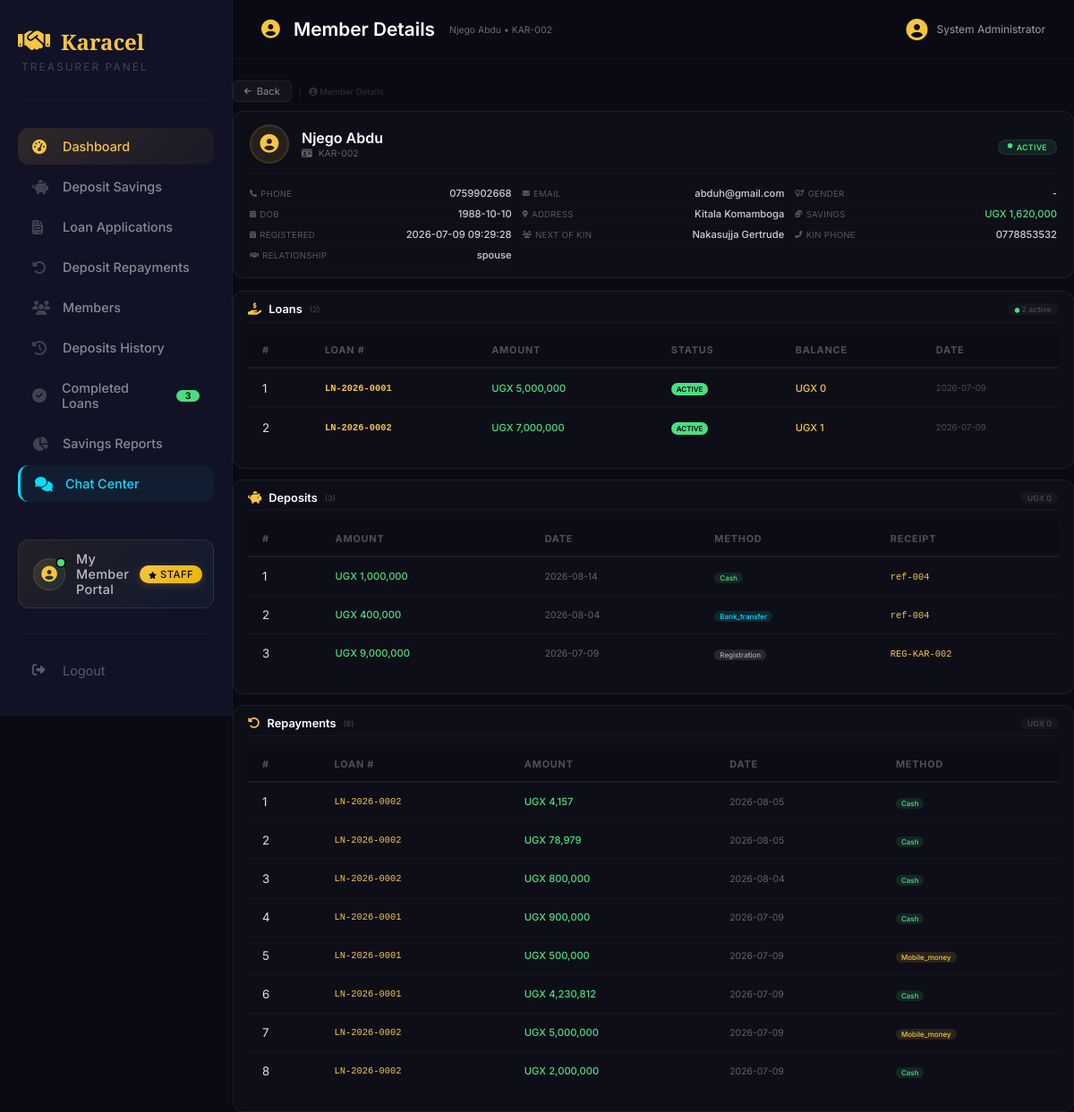
The page /treasurer/members/view/4 (signed in) on the database as committed earlier.
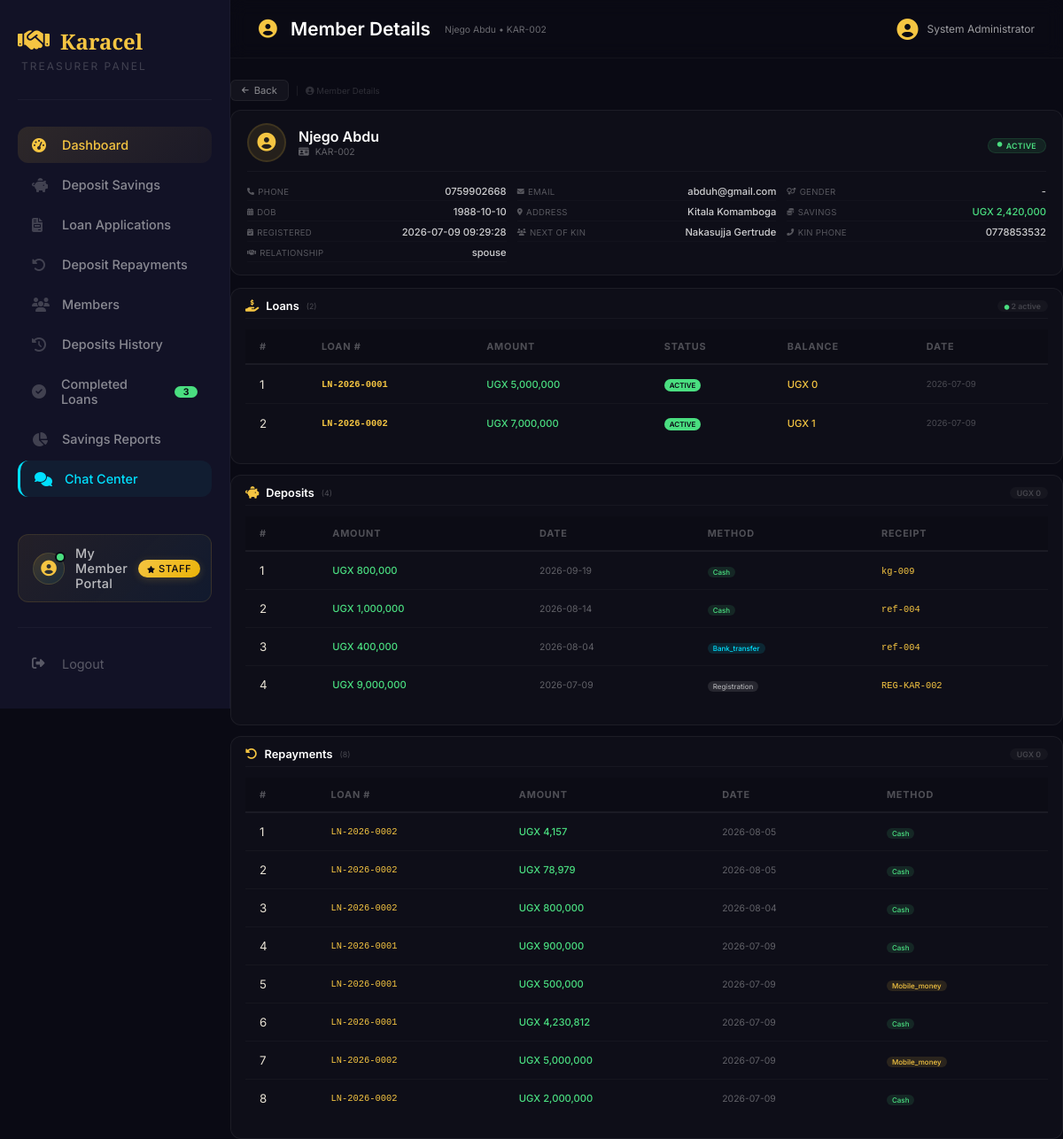
The same page on the database as committed later.
### tables this page shows
CREATE TABLE users (
        id INTEGER PRIMARY KEY AUTOINCREMENT,
        full_name TEXT NOT NULL,
        gender TEXT,
        dob TEXT,
        sacco_number TEXT UNIQUE NOT NULL,
        email TEXT,
        phone TEXT,
        address TEXT,
        password TEXT NOT NULL,
        role TEXT DEFAULT 'member',
        status TEXT DEFAULT 'active',
        savings_balance REAL DEFAULT 0,
        next_of_kin_name TEXT,
        relationship TEXT,
        next_of_kin_phone TEXT,
        registration_date TIMESTAMP DEFAULT CURRENT_TIMESTAMP
    , kai_shares INTEGER DEFAULT 0, ks_shares INTEGER DEFAULT 0, kac_paid INTEGER DEFAULT 0, kac_paid_date TEXT, registration_fee_paid INTEGER DEFAULT 0, registration_fee_paid_date TEXT);

CREATE TABLE loans (
            id INTEGER PRIMARY KEY AUTOINCREMENT,
            loan_number TEXT UNIQUE NOT NULL,
            user_id INTEGER NOT NULL,
            amount REAL NOT NULL,
            interest_rate REAL NOT NULL,
            interest_amount REAL NOT NULL,
            total_repayment REAL NOT NULL,
            monthly_installment REAL NOT NULL,
            tenure INTEGER DEFAULT 3,
            purpose TEXT,
            repayment_plan TEXT,
            status TEXT DEFAULT 'pending',
            application_date TEXT NOT NULL,
            approved_date TEXT,
            disbursed_date TEXT,
            completed_date TEXT,
            rejected_date TEXT,
            rejection_reason TEXT,
            admin_rejection_reason TEXT,
            current_balance REAL DEFAULT 0,
            interest_accrued REAL DEFAULT 0,
            last_interest_date TEXT,
            months_overdue INTEGER DEFAULT 0,
            start_month INTEGER DEFAULT 0,
            end_month INTEGER DEFAULT 12,
            created_at TIMESTAMP DEFAULT CURRENT_TIMESTAMP, last_payment_date TEXT, last_payment_amount REAL DEFAULT 0, total_interest_accrued REAL DEFAULT 0, principal_paid REAL DEFAULT 0, interest_paid REAL DEFAULT 0, months_paid INTEGER DEFAULT 0, original_balance REAL DEFAULT 0, total_interest_calculated REAL DEFAULT 0, due_date TEXT, loan_start_date TEXT, loan_end_date TEXT, completion_date TEXT, disbursement_date TEXT, next_interest_date TEXT, payment_method TEXT, transaction_ref TEXT, notes TEXT, collateral TEXT, guarantor_required INTEGER DEFAULT 0, rejected_by TEXT, approved_by TEXT, approved_by_role TEXT, disbursed_by TEXT, disbursed_by_role TEXT, application_fee REAL DEFAULT 1000, application_fee_paid INTEGER DEFAULT 0, net_loan_amount REAL DEFAULT 0, loan_type TEXT DEFAULT "standard", disbursed_amount REAL DEFAULT 0, total_fees_paid REAL DEFAULT 0, total_penalties REAL DEFAULT 0, accrued_interest REAL DEFAULT 0, last_interest_applied_date TEXT, total_interest_charged REAL DEFAULT 0,
            FOREIGN KEY (user_id) REFERENCES users(id)
        );

CREATE TABLE savings_deposits (
            id INTEGER PRIMARY KEY AUTOINCREMENT,
            user_id INTEGER NOT NULL,
            amount REAL NOT NULL,
            deposit_date TEXT NOT NULL,
            payment_method TEXT,
            receipt_number TEXT,
            notes TEXT,
            created_at TIMESTAMP DEFAULT CURRENT_TIMESTAMP, reference TEXT, savings_type TEXT DEFAULT "KAI", shares INTEGER DEFAULT 0,
            FOREIGN KEY (user_id) REFERENCES users(id)
        );

CREATE TABLE repayments (
            id INTEGER PRIMARY KEY AUTOINCREMENT,
            loan_id INTEGER NOT NULL,
            user_id INTEGER NOT NULL,
            amount REAL NOT NULL,
            payment_date TEXT NOT NULL,
            payment_method TEXT,
            transaction_ref TEXT,
            status TEXT DEFAULT 'completed',
            created_at TIMESTAMP DEFAULT CURRENT_TIMESTAMP, interest_paid REAL DEFAULT 0, principal_paid REAL DEFAULT 0, balance_after REAL DEFAULT 0, notes TEXT,
            FOREIGN KEY (loan_id) REFERENCES loans(id),
            FOREIGN KEY (user_id) REFERENCES users(id)
        );

### app.py (the view)
@app.route("/treasurer/members/view/<int:user_id>")
def treasurer_member_details(user_id):
    if session.get("role") not in ["treasurer", "admin", "secretary", "chairperson"]:
        flash('Access denied', 'danger')
        return redirect("/login")
    db = get_db()
    db.row_factory = sqlite3.Row
    try:
        user = db.execute("""
            SELECT * FROM users WHERE id = ?
        """, (user_id,)).fetchone()
        if not user:
            flash('User not found', 'danger')
            return redirect(url_for('treasurer_dashboard'))
        loans = db.execute("""
            SELECT * FROM loans WHERE user_id = ? ORDER BY application_date DESC
        """, (user_id,)).fetchall()
        deposits = db.execute("""
            SELECT * FROM savings_deposits WHERE user_id = ? ORDER BY deposit_date DESC
        """, (user_id,)).fetchall()
        repayments = db.execute("""
            SELECT r.*, l.loan_number
            FROM repayments r
            JOIN loans l ON r.loan_id = l.id
            WHERE r.user_id = ?
            ORDER BY r.payment_date DESC
        """, (user_id,)).fetchall()
        completed_loans = db.execute("SELECT COUNT(*) FROM loans WHERE status = 'completed'").fetchone()[0]
        db.close()
        return render_template(
            "treasurer/member-details.html",
            member=user,
            loans=loans,
            deposits=deposits,
            repayments=repayments,
            completed_loans=completed_loans
        )
    except Exception as e:
        db.close()
        flash(f'Error: {str(e)}', 'danger')
        return redirect(url_for('treasurer_dashboard'))

### app.py (called while the page is built)
def get_db():
    conn = sqlite3.connect("sacco.db")
    conn.row_factory = sqlite3.Row
    return conn

@app.template_filter('sum')
def sum_filter(values, attribute=None):
    if not values:
        return 0
    if attribute:
        total = 0
        for item in values:
            if hasattr(item, attribute):
                total += getattr(item, attribute) or 0
        return total
    return sum(values) if values else 0

@app.context_processor
def inject_globals():
    from datetime import datetime
    completed_loans = 0
    try:
        if 'user_id' in session:
            role = session.get('role', '')
            if role in ['treasurer', 'admin', 'chairperson']:
                db = get_db()
                completed_loans = db.execute("SELECT COUNT(*) FROM loans WHERE status = 'completed'").fetchone()[0]
                db.close()
    except Exception as e:
        print(f"Error getting completed_loans: {e}")
    return {
        'now': datetime.now(),
        'completed_loans': completed_loans
    }

### templates/treasurer/member-details.html (shortened to what the changed rows need)
{% extends "treasurer/treasurer-base.html" %}
{% block content %}
<div class="app-bar">
    <div class="app-bar-left">
        <h2><i class="fas fa-user-circle"></i> Member Details</h2>
        <span id="appBarSubtitle" style="font-size:0.65rem;">{{ member.full_name }} • {{ member.sacco_number }}</span>
    </div>
</div>
<div class="member-profile-card">
    <div class="profile-header">
        <div class="profile-info">
            <h2>{{ member.full_name }}</h2>
            <p class="sacco-id">
                <i class="fas fa-id-card"></i> {{ member.sacco_number }}
            </p>
        </div>
        <div class="profile-status">
            <span class="status-badge-large
                {% if member.status == 'active' %}active
                {% elif member.status == 'suspended' %}suspended
                {% else %}inactive{% endif %}">
                <i class="fas fa-circle" style="font-size: 0.35rem;"></i>
                {{ member.status|upper if member.status else 'ACTIVE' }}
            </span>
        </div>
    </div>
    <div class="details-grid">
        <div class="detail-item">
            <span class="label"><i class="fas fa-phone"></i> Phone</span>
            <span class="value">{{ member.phone or '-' }}</span>
        </div>
        <div class="detail-item">
            <span class="label"><i class="fas fa-envelope"></i> Email</span>
            <span class="value">{{ member.email or '-' }}</span>
        </div>
        <div class="detail-item">
            <span class="label"><i class="fas fa-venus-mars"></i> Gender</span>
            <span class="value">{{ member.gender or '-' }}</span>
        </div>
        <div class="detail-item">
            <span class="label"><i class="fas fa-calendar-alt"></i> DOB</span>
            <span class="value">{{ member.dob or '-' }}</span>
        </div>
        <div class="detail-item">
            <span class="label"><i class="fas fa-map-marker-alt"></i> Address</span>
            <span class="value">{{ member.address or '-' }}</span>
        </div>
        <div class="detail-item">
            <span class="label"><i class="fas fa-coins"></i> Savings</span>
            <span class="value success">UGX {{ "{:,.0f}".format(member.savings_balance or 0) }}</span>
        </div>
        <div class="detail-item">
            <span class="label"><i class="fas fa-calendar-check"></i> Registered</span>
            <span class="value">{{ member.registration_date or '-' }}</span>
        </div>
        <div class="detail-item">
            <span class="label"><i class="fas fa-users"></i> Next of Kin</span>
            <span class="value">{{ member.next_of_kin_name or '-' }}</span>
        </div>
        <div class="detail-item">
            <span class="label"><i class="fas fa-phone-alt"></i> Kin Phone</span>
            <span class="value">{{ member.next_of_kin_phone or '-' }}</span>
        </div>
        <div class="detail-item">
            <span class="label"><i class="fas fa-handshake"></i> Relationship</span>
            <span class="value">{{ member.relationship or '-' }}</span>
        </div>
    </div>
</div>
<div class="section-card">
    <div class="table-wrapper">
        <table class="styled-table">
            <thead>
                <tr>
                    <th>#</th>
                    <th>Loan #</th>
                    <th>Amount</th>
                    <th>Status</th>
                    <th>Balance</th>
                    <th>Date</th>
                </tr>
            </thead>
            <tbody>
                {% if loans %}
                    {% for loan in loans %}
                    <tr>
                        <td>{{ loop.index }}</td>
                        <td style="color:#f5c542; font-family:monospace; font-weight:600; font-size:0.65rem;">{{ loan.loan_number }}</td>
                        <td style="color:#4ade80; font-weight:500; font-size:0.7rem;">UGX {{ "{:,.0f}".format(loan.amount) }}</td>
                        <td>
                            {% if loan.status == 'pending' %}
                                <span class="status-badge pending">Pending</span>
                            {% elif loan.status == 'approved' %}
                                <span class="status-badge approved">Approved</span>
                            {% elif loan.status == 'disbursed' or loan.status == 'active' %}
                                <span class="status-badge active">Active</span>
                            {% elif loan.status == 'completed' %}
                                <span class="status-badge completed" style="background:rgba(74,222,128,0.1); color:#4ade80;">Completed</span>
                            {% elif loan.status == 'rejected' %}
                                <span class="status-badge rejected">Rejected</span>
                            {% else %}
                                <span class="status-badge secondary">{{ loan.status|title }}</span>
                            {% endif %}
                        </td>
                        <td style="color:#f5c542; font-weight:500; font-size:0.7rem;">
                            {% if loan.status in ['disbursed', 'active'] %}
                                UGX {{ "{:,.0f}".format(loan.current_balance or loan.amount) }}
                            {% elif loan.status == 'completed' %}
                                <span style="color:#4ade80; font-size:0.6rem;"><i class="fas fa-check-circle"></i> Paid</span>
                            {% else %}
                                <span style="color:rgba(255,255,255,0.15);">—</span>
                            {% endif %}
                        </td>
                        <td style="color:rgba(255,255,255,0.25); font-size:0.6rem;">{{ loan.application_date }}</td>
                    </tr>
                    {% endfor %}
                {% endif %}
            </tbody>
        </table>
    </div>
</div>
<div class="section-card">
    <div class="section-title">
        <i class="fas fa-piggy-bank"></i>
        Deposits
        <span class="badge-count">({{ deposits|length }})</span>
        <span class="count-number">
            {% if deposits %}
                UGX {{ "{:,.0f}".format(deposits|sum(attribute='amount')) }}
            {% endif %}
        </span>
    </div>
    <div class="table-wrapper">
        <table class="styled-table">
            <thead>
                <tr>
                    <th>#</th>
                    <th>Amount</th>
                    <th>Date</th>
                    <th>Method</th>
                    <th>Receipt</th>
                </tr>
            </thead>
            <tbody>
                {% if deposits %}
                    {% for deposit in deposits %}
                    <tr>
                        <td>{{ loop.index }}</td>
                        <td style="color:#4ade80; font-weight:500; font-size:0.7rem;">UGX {{ "{:,.0f}".format(deposit.amount) }}</td>
                        <td style="color:rgba(255,255,255,0.35); font-size:0.65rem;">{{ deposit.deposit_date }}</td>
                        <td>
                            <span class="badge
                                {% if deposit.payment_method == 'cash' %}success
                                {% elif deposit.payment_method == 'bank_transfer' %}info
                                {% elif deposit.payment_method == 'mobile_money' %}warning
                                {% elif deposit.payment_method == 'cheque' %}danger
                                {% else %}secondary{% endif %}" style="font-size:0.5rem; padding:1px 6px;">
                                {{ deposit.payment_method|capitalize }}
                            </span>
                        </td>
                        <td style="font-size:0.65rem;">
                            {% if deposit.receipt_number %}
                                <span style="color:#f5c542; font-family:monospace;">{{ deposit.receipt_number }}</span>
                            {% else %}
                                <span style="color:rgba(255,255,255,0.15);">—</span>
                            {% endif %}
                        </td>
                    </tr>
                    {% endfor %}
                {% endif %}
            </tbody>
        </table>
    </div>
</div>
<div class="section-card">
    <div class="table-wrapper">
        <table class="styled-table">
            <thead>
                <tr>
                    <th>#</th>
                    <th>Loan #</th>
                    <th>Amount</th>
                    <th>Date</th>
                    <th>Method</th>
                </tr>
            </thead>
            <tbody>
                {% if repayments %}
                    {% for repayment in repayments %}
                    <tr>
                        <td>{{ loop.index }}</td>
                        <td style="color:#f5c542; font-family:monospace; font-weight:500; font-size:0.65rem;">{{ repayment.loan_number }}</td>
                        <td style="color:#4ade80; font-weight:500; font-size:0.7rem;">UGX {{ "{:,.0f}".format(repayment.amount) }}</td>
                        <td style="color:rgba(255,255,255,0.35); font-size:0.65rem;">{{ repayment.payment_date }}</td>
                        <td>
                            <span class="badge
                                {% if repayment.payment_method == 'cash' %}success
                                {% elif repayment.payment_method == 'bank_transfer' %}info
                                {% elif repayment.payment_method == 'mobile_money' %}warning
                                {% elif repayment.payment_method == 'cheque' %}danger
                                {% else %}secondary{% endif %}" style="font-size:0.5rem; padding:1px 6px;">
                                {{ repayment.payment_method|capitalize }}
                            </span>
                        </td>
                    </tr>
                    {% endfor %}
                {% endif %}
            </tbody>
        </table>
    </div>
</div>
{% endblock %}

Rows that differ between the two databases and show on the page:
changed users "Njego Abdu": savings_balance "1,620,000" → "2,420,000"
added savings_deposits: amount "800,000", deposit_date "2026-09-19", payment_method "Cash", receipt_number "kg-009"
Other text that changed with them:
{{ deposits|length }}: "3" → "4"
